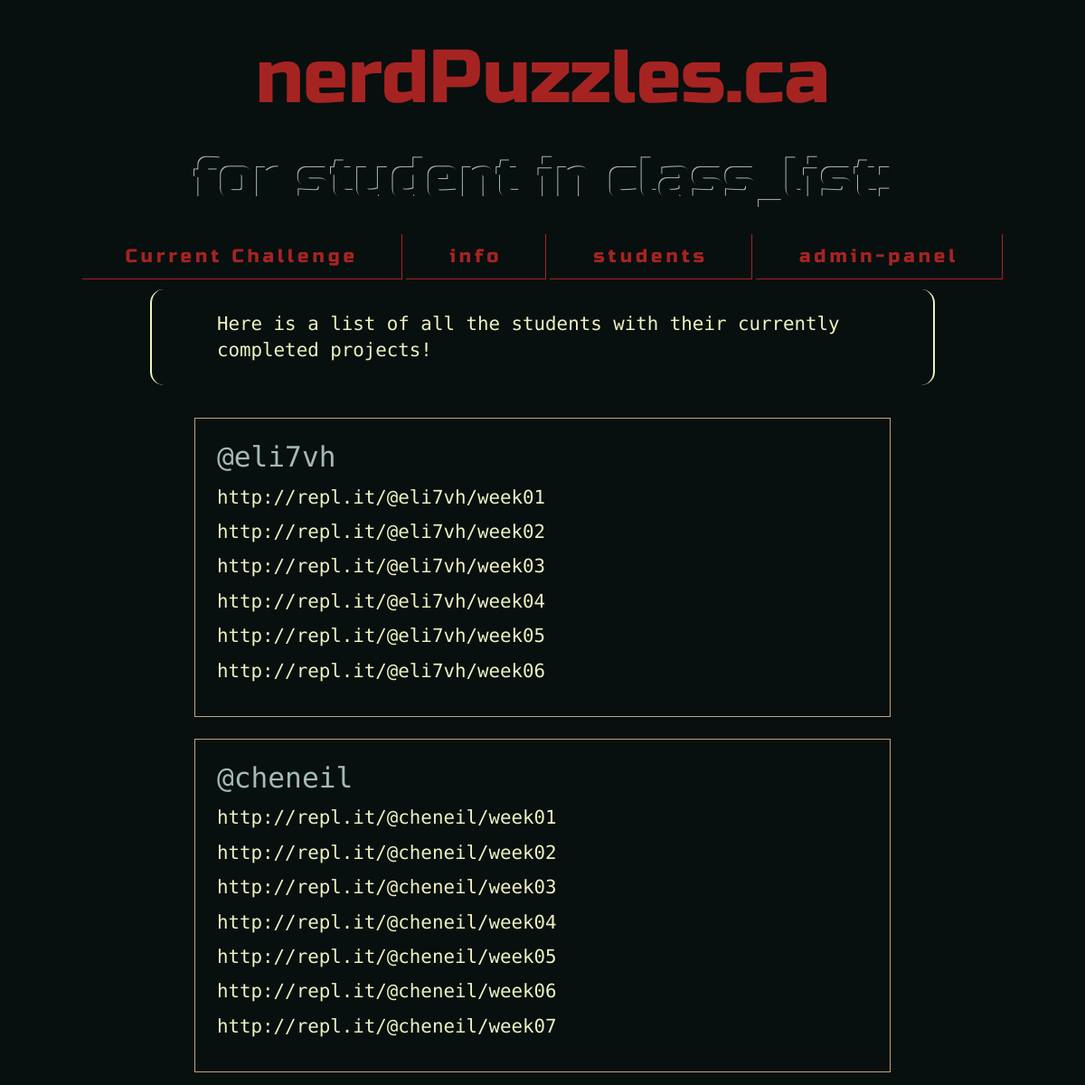
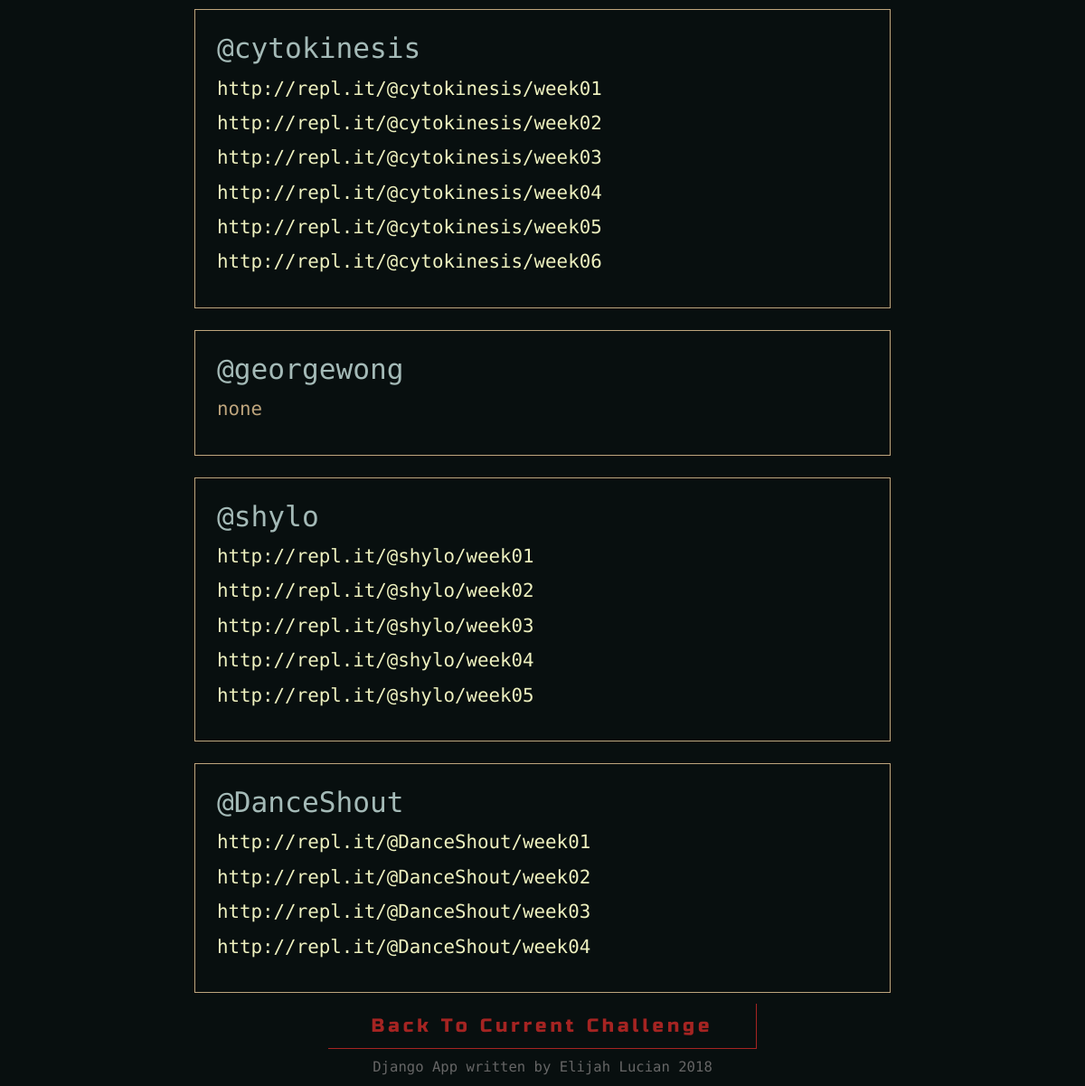
The page /students/ on the database its author committed (2 pictures, top to bottom).
### polls/models.py (models this page shows, shortened)
class Student(models.Model):
    project_list = []
    student_name = models.CharField(max_length = 200)
    completed_weeks = models.IntegerField(default = 1)
    current_week_in_progress = models.BooleanField(default=False)
    def __str__(self):
        return self.student_name

### polls/views.py (the view)
# urls.py: path('students/', views.display_students, name='Studen List`'),
def display_students(request):
    student_list = Student.objects.all()
    for student in student_list:
        student.project_list = []
        print(student)
        if student.completed_weeks:
            for week_number in range(1,student.completed_weeks+1):
                project_name = "http://repl.it/@%s/week%02d" % (student.student_name, week_number)
                student.project_list.append(project_name)
        else:
            student.project_list = ["none"]
        print(student, student.project_list)
    week_number = 10
    project_overview = range(week_number,week_number-3,-1)
    p = [i for i in range(week_number, week_number-3, -1)]
    context = {'student_list' : student_list, 'text' : 'Student Lists with project links!', 'menu': menu, 'project_overview': project_overview, 'p': p}
    return render(request, 'polls/students.html', context)

### polls/templates/polls/students.html (shortened to what this page needs)
{% load static %}
<!DOCTYPE html>
<html>
  <head>
    <link rel="stylesheet" type="text/css" href="{% static 'polls/style.css' %}" />
  </head>
  <body>
      <div class="logo">
            <a href="/">nerdPuzzles.ca</a>
          <div class="header challenge-name">for student in class_list:</div></div>
    <div class="menu">
      <a href="/">Current Challenge</a>
      {% for item in menu %}
        <a href="/{{item}}">{{item}}</a>
      {% endfor%}
    </div>
    <div class="bottom-half">
      <div class="description">Here is a list of all the students with their currently completed projects!</div>
      {% for student in student_list %}
      <div class="progress">
        <div class="student-header">@{{ student.student_name }}</div>
        {% for project in student.project_list %}
        {% if project == "none" %}
        <div class="project-list">{{ project }}</div>
        {% else %}
        <div class="project-list"><a href={{ project }} target="_blank">{{ project }}</a></div>
        {% endif %}
        {% endfor %}
      </div>
      {% endfor %}
      <a href="/" class="button"> Back To Current Challenge </a>
    <div class="note">Django App written by Elijah Lucian 2018</div>
    </div>
  </body>
</html>

### polls/static/polls/style.css (style rules this page uses)
:root { --main-font: 'Supermercado One', cursive; --secondary-font: 'PT Mono', monospace; --logo-font: 'Russo One', sans-serif; --color-dark: #080f0f; --color-white: #eff2c0; --color-grey: #bea57d; --color-accent-dark: #a52422; --color-accent-light: #a4bab7; }
html, body { font-family: var(--secondary-font); background: var(--color-dark); text-align: center; color:#666; margin:0; padding:0; font-size: 65%; }
a { color: var(--color-white); text-decoration: none; transition: color 0.2s ease; }
.logo { margin: 3% auto; }
.logo a { font-family: var(--logo-font); font-size: 8rem; color:var(--color-accent-dark); transition: all 0.5s ease; }
.header { font-family:var(--logo-font); margin:0 auto; text-shadow: 2px 2px 0px rgba(0,0,0,0.2); color:var(--color-dark) ; }
.challenge-name { font-family:var(--logo-font); font-size:6rem; color: var(--color-dark); text-shadow: var(--color-accent-light) -1px -1px 0px; padding: 2% 0 0; }
div { width: 100%; }
.description { font-family: var(--secondary-font); font-size: 2rem; border: var(--color-white) solid 1px; border-width: 0px 2px; color: var(--color-white); width: 60%; padding: 2% 6%; margin: 2% auto 3%; text-align: left; border-radius: 15px; line-height: 1.4em; }
.note { margin:2% auto 1%; font-size: 1.5rem; text-align: center; }
.progress { font-size:2rem; width:60%; margin:2% auto; text-align: left; color:var(--color-grey); padding:2%; border: 1px solid var(--color-grey); }
.student-header { font-size: 3rem; color:var(--color-accent-light); }
.project-list { margin:2% auto; }
.menu { margin:2% auto; }
.menu a, .button { font-family: var(--logo-font); letter-spacing: 4px; border: var(--color-accent-dark) 0px solid; border-width: 0px 1px 1px 0px; color: var(--color-accent-dark); font-size: 2rem; padding:1% 4%; width:25%; margin:0; text-decoration: none; transition: all 0.5s ease; }

### rows shown on the page
Student: student_name "eli7vh", project_list "http://repl.it/@eli7vh/week01" "http://repl.it/@eli7vh/week02" "http://repl.it/@eli7vh/week03" "http://repl.it/@eli7vh/week04" "http://repl.it/@eli7vh/week05" "http://repl.it/@eli7vh/week06"
Student: student_name "cheneil", project_list "http://repl.it/@cheneil/week01" "http://repl.it/@cheneil/week02" "http://repl.it/@cheneil/week03" "http://repl.it/@cheneil/week04" "http://repl.it/@cheneil/week05" "http://repl.it/@cheneil/week06" "http://repl.it/@cheneil/week07"
Student: student_name "cytokinesis", project_list "http://repl.it/@cytokinesis/week01" "http://repl.it/@cytokinesis/week02" "http://repl.it/@cytokinesis/week03" "http://repl.it/@cytokinesis/week04" "http://repl.it/@cytokinesis/week05" "http://repl.it/@cytokinesis/week06"
Student: student_name "georgewong", project_list "none"
Student: student_name "shylo", project_list "http://repl.it/@shylo/week01" "http://repl.it/@shylo/week02" "http://repl.it/@shylo/week03" "http://repl.it/@shylo/week04" "http://repl.it/@shylo/week05"
Student: student_name "DanceShout", project_list "http://repl.it/@DanceShout/week01" "http://repl.it/@DanceShout/week02" "http://repl.it/@DanceShout/week03" "http://repl.it/@DanceShout/week04"

### other values the page prints
{{ item }} "info" "students" "admin-panel"
